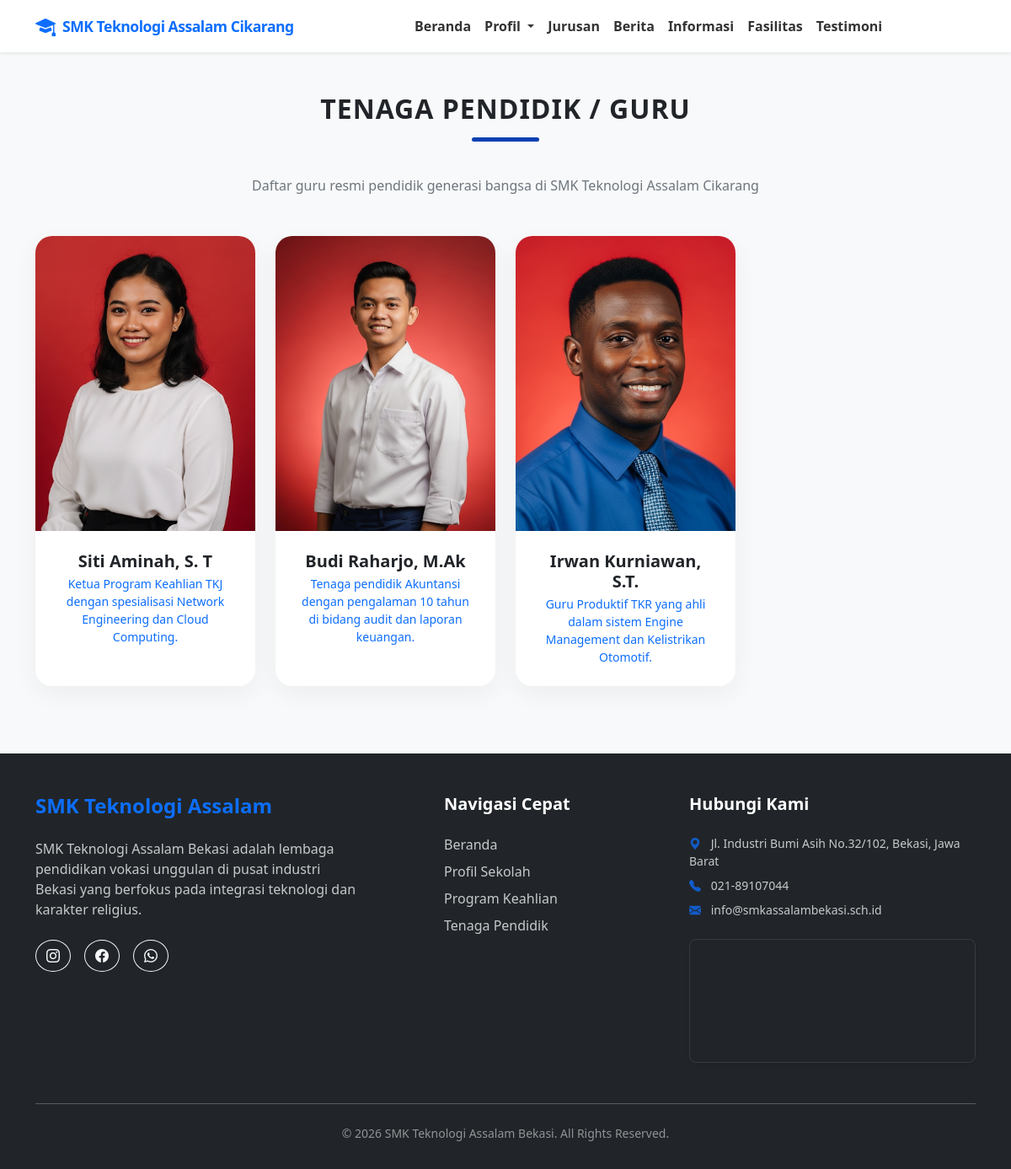
Screenshot of /guru.php with the database file from the repository.
### tables this page shows
CREATE TABLE `hero` (
  `id` int(11) NOT NULL,
  `judul_utama` varchar(255) NOT NULL,
  `subtitle` text NOT NULL,
  `img_slider_1` varchar(255) NOT NULL,
  `img_slider_2` varchar(255) NOT NULL
);

CREATE TABLE `guru` (
  `id` int(11) NOT NULL,
  `nama` varchar(150) NOT NULL,
  `foto` varchar(255) NOT NULL,
  `deskripsi` text NOT NULL
);

CREATE TABLE `kontak` (
  `id` int(11) NOT NULL,
  `alamat` text NOT NULL,
  `telp` varchar(50) NOT NULL,
  `email` varchar(100) NOT NULL,
  `wa` varchar(50) NOT NULL,
  `ig` varchar(100) NOT NULL,
  `fb` varchar(100) NOT NULL,
  `tentang` text NOT NULL
);

### guru.php (the view, shortened to what this page needs)
<?php
include 'header.php';
?>
    <main class="container content-wrapper">
        <div class="text-center mb-5">
            <h2 class="section-title">Tenaga Pendidik / Guru</h2>
            <p class="text-secondary">Daftar guru resmi pendidik generasi bangsa di <?= $hero['judul_utama'] ?? 'SMK Teknologi Assalam' ?></p>
        </div>
        <div class="row g-4">
            <?php if (!empty($guru)): ?>
                <?php foreach($guru as $g): ?>
                <div class="col-md-6 col-lg-3">
                    <div class="card card-custom h-100">
                        <img src="<?= $g['foto'] ?>" class="card-img-top img-guru" alt="<?= $g['nama'] ?>" onerror="this.src='https://placehold.co/600x800?text=Guru'">
                        <div class="card-body bg-white p-4 text-center">
                            <h5 class="fw-bold mb-1"><?= $g['nama'] ?></h5>
                            <p class="text-primary small mb-0 fw-medium"><?= $g['deskripsi'] ?></p>
                        </div>
                    </div>
                </div>
                <?php endforeach; ?>
            <?php endif; ?>
        </div>
    </main>
<?php
include 'footer.php';
?>

### header.php (shortened to what this page needs)
<?php
include 'koneksi.php';
$hero     = mysqli_fetch_assoc(mysqli_query($conn, "SELECT * FROM hero LIMIT 1")) ?? [];
$kontak   = mysqli_fetch_assoc(mysqli_query($conn, "SELECT * FROM kontak LIMIT 1")) ?? [];
$guru       = mysqli_fetch_all(mysqli_query($conn, "SELECT * FROM guru"), MYSQLI_ASSOC);
?>
<!DOCTYPE html>
<html lang="id">
<head>
    <link href="https://cdn.jsdelivr.net/npm/bootstrap@5.3.0/dist/css/bootstrap.min.css" rel="stylesheet">
    <link rel="stylesheet" href="https://cdn.jsdelivr.net/npm/bootstrap-icons@1.11.0/font/bootstrap-icons.css">
</head>
<body>
    <nav id="mainNav" class="navbar navbar-expand-lg fixed-top shadow-sm py-2">
        <div class="container">
            <a class="navbar-brand fw-bold text-primary d-flex align-items-center" href="index.php">
                <i class="bi bi-mortarboard-fill me-2 fs-4"></i>
                <span style="letter-spacing: -0.5px; font-size: 1.1rem;"><?= $hero['judul_utama'] ?? '' ?></span>
            </a>
            <div class="collapse navbar-collapse" id="navbarNav">
                <ul class="navbar-nav ms-auto align-items-lg-center">
                    <li class="nav-item"><a class="nav-link px-lg-2 small fw-semibold" href="index.php">Beranda</a></li>
                    <li class="nav-item dropdown">
                        <a class="nav-link dropdown-toggle px-lg-2 small fw-semibold" href="#" id="navbarDropdownProfil" role="button" data-bs-toggle="dropdown" aria-expanded="false">
                            Profil
                        </a>
                    </li>
                    <li class="nav-item"><a class="nav-link px-lg-2 small fw-semibold" href="index.php#jurusan">Jurusan</a></li>
                    <li class="nav-item"><a class="nav-link px-lg-2 small fw-semibold" href="index.php#berita">Berita</a></li>
                    <li class="nav-item"><a class="nav-link px-lg-2 small fw-semibold" href="index.php#informasi">Informasi</a></li>
                    <li class="nav-item"><a class="nav-link px-lg-2 small fw-semibold" href="index.php#fasilitas">Fasilitas</a></li>
                    <li class="nav-item"><a class="nav-link px-lg-2 small fw-semibold" href="index.php#testimoni">Testimoni</a></li>
                    <li class="nav-item ms-lg-2 mt-2 mt-lg-0">
                        <a class="nav-link btn btn-danger btn-sm text-white px-3 py-1 rounded-pill d-inline-block w-auto" href="dashboard" style="font-size: 0.85rem;">
                            <i class="bi bi-lock-fill me-1"></i> Admin
                        </a>
                    </li>
                </ul>
            </div>
        </div>
    </nav>

### footer.php (shortened to what this page needs)
<footer class="bg-dark text-white pt-5 pb-3">
        <div class="container">
            <div class="row g-5">
                <div class="col-lg-5">
                    <h4 class="fw-bold text-primary mb-4">SMK Teknologi Assalam</h4>
                    <p class="opacity-75 pe-lg-5 mb-4"><?= $kontak['tentang'] ?? '' ?></p>
                    <div class="d-flex gap-3 mt-4">
                        <a href="https://www.instagram.com/<?= $kontak['ig'] ?? '' ?>" class="btn btn-outline-light rounded-circle"><i class="bi bi-instagram"></i></a>
                        <a href="https://fb.me/<?= $kontak['fb'] ?? '' ?>" class="btn btn-outline-light rounded-circle"><i class="bi bi-facebook"></i></a>
                        <a href="https://wa.me/<?= $kontak['wa'] ?? '' ?>" class="btn btn-outline-light rounded-circle"><i class="bi bi-whatsapp"></i></a>
                    </div>
                </div>
                <div class="col-lg-3">
                    <h5 class="fw-bold mb-4">Navigasi Cepat</h5>
                    <ul class="list-unstyled opacity-75">
                        <li class="mb-2"><a href="#hero" class="text-white text-decoration-none">Beranda</a></li>
                        <li class="mb-2"><a href="#profil" class="text-white text-decoration-none">Profil Sekolah</a></li>
                        <li class="mb-2"><a href="#jurusan" class="text-white text-decoration-none">Program Keahlian</a></li>
                        <li class="mb-2"><a href="#guru" class="text-white text-decoration-none">Tenaga Pendidik</a></li>
                    </ul>
                </div>
                <div class="col-lg-4">
                    <h5 class="fw-bold mb-4">Hubungi Kami</h5>
                    <p class="small opacity-75 mb-2"><i class="bi bi-geo-alt-fill text-primary me-2"></i> <?= $kontak['alamat'] ?? '' ?></p>
                    <p class="small opacity-75 mb-2"><i class="bi bi-telephone-fill text-primary me-2"></i> <?= $kontak['telp'] ?? '' ?></p>
                    <p class="small opacity-75 mb-4"><i class="bi bi-envelope-fill text-primary me-2"></i> <?= $kontak['email'] ?? '' ?></p>
                    <?php if (!empty($kontak['alamat'])): ?>
                        <div class="rounded-3 overflow-hidden shadow-sm ratio ratio-21x9" style="border: 1px solid rgba(255,255,255,0.1);">
                            <iframe
                                src="https://maps.google.com/maps?q=<?= $hero['judul_utama'] ?> <?= urlencode($kontak['alamat']) ?>&t=&z=15&ie=UTF8&iwloc=&output=embed"
                                style="border:0;"
                                allowfullscreen=""
                                loading="lazy"
>
                            </iframe>
                        </div>
                    <?php endif; ?>
                </div>
            </div>
            <hr class="mt-5 mb-4 opacity-25">
            <div class="text-center opacity-50 small">
                <p>&copy; 2026 SMK Teknologi Assalam Bekasi. All Rights Reserved. </p>
            </div>
        </div>
    </footer>
</body>
</html>

### header.php (style rules this page uses)
:root { --primary-color: #0440b3; --accent-color: #ffc107; }
body { font-family: 'Segoe UI', Tahoma, Geneva, Verdana, sans-serif; background-color: #f8f9fa; overflow-x: hidden; }
.navbar { background: rgba(255, 255, 255, 0.95); backdrop-filter: blur(10px); }
.nav-link { font-weight: 500; color: #333; transition: 0.3s; }
.content-wrapper { padding-top: 110px; padding-bottom: 80px; }
.section-title { font-weight: 800; margin-bottom: 40px; position: relative; padding-bottom: 20px; text-transform: uppercase; letter-spacing: 1px; }
.section-title::after { content: ''; position: absolute; bottom: 0; left: 50%; transform: translateX(-50%); width: 80px; height: 5px; background: var(--primary-color); border-radius: 10px; }
.card-custom { border: none; border-radius: 20px; transition: 0.4s; overflow: hidden; box-shadow: 0 10px 30px rgba(0,0,0,0.05); background: #fff; }
.card-custom img { transition: transform 0.5s ease; }
.img-guru { height: 350px; object-fit: cover; }

### rows the page displays
hero: judul_utama "SMK Teknologi Assalam Cikarang"
guru: foto (picture), nama "Siti Aminah, S. T", deskripsi "Ketua Program Keahlian TKJ dengan spesialisasi Network Engineering dan Cloud Computing."
guru: foto (picture), nama "Budi Raharjo, M.Ak", deskripsi "Tenaga pendidik Akuntansi dengan pengalaman 10 tahun di bidang audit dan laporan keuangan."
guru: foto (picture), nama "Irwan Kurniawan, S.T.", deskripsi "Guru Produktif TKR yang ahli dalam sistem Engine Management dan Kelistrikan Otomotif."
kontak: tentang "SMK Teknologi Assalam Bekasi adalah lembaga pendidikan vokasi unggulan di pusat industri Bekasi yang berfokus pada integrasi teknologi dan karakter religius.", alamat "Jl. Industri Bumi Asih No.32/102, Bekasi, Jawa Barat", telp "021-89107044", email "info@smkassalambekasi.sch.id"
